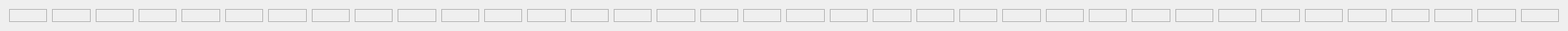
   <widget class="QWidget" name="gridLayoutWidget">
    <property name="geometry">
     <rect>
      <x>10</x>
      <y>10</y>
      <width>1901</width>
      <height>31</height>
     </rect>
    </property>
    <layout class="QGridLayout" name="gridLayout">
     <item row="0" column="10">
      <layout class="QVBoxLayout" name="verticalLayout_9">
       <item>
        <widget class="QLabel" name="label_60">
         <property name="frameShape">
          <enum>QFrame::StyledPanel</enum>
         </property>
         <property name="text">
          <string/>
         </property>
        </widget>
       </item>
      </layout>
     </item>
     <item row="0" column="32">
      <layout class="QVBoxLayout" name="verticalLayout_30">
       <item>
        <widget class="QLabel" name="label_83">
         <property name="frameShape">
          <enum>QFrame::StyledPanel</enum>
         </property>
         <property name="text">
          <string/>
         </property>
        </widget>
       </item>
      </layout>
     </item>
     <item row="0" column="21">
      <layout class="QVBoxLayout" name="verticalLayout_45">
       <item>
        <widget class="QLabel" name="label_72">
         <property name="frameShape">
          <enum>QFrame::StyledPanel</enum>
         </property>
         <property name="text">
          <string/>
         </property>
        </widget>
       </item>
      </layout>
     </item>
     <item row="0" column="31">
      <layout class="QVBoxLayout" name="verticalLayout_29">
       <item>
        <widget class="QLabel" name="label_82">
         <property name="frameShape">
          <enum>QFrame::StyledPanel</enum>
         </property>
         <property name="text">
          <string/>
         </property>
        </widget>
       </item>
      </layout>
     </item>
     <item row="0" column="3">
      <layout class="QVBoxLayout" name="verticalLayout_4">
       <item>
        <widget class="QLabel" name="label">
         <property name="frameShape">
          <enum>QFrame::StyledPanel</enum>
         </property>
         <property name="text">
          <string/>
         </property>
         <property name="alignment">
          <set>Qt::AlignCenter</set>
         </property>
        </widget>
       </item>
      </layout>
     </item>
     <item row="0" column="7">
      <layout class="QVBoxLayout" name="verticalLayout_17">
       <item>
        <widget class="QLabel" name="label_56">
         <property name="frameShape">
          <enum>QFrame::StyledPanel</enum>
         </property>
         <property name="text">
          <string/>
         </property>
         <property name="alignment">
          <set>Qt::AlignCenter</set>
         </property>
        </widget>
       </item>
      </layout>
     </item>
     <item row="0" column="22">
      <layout class="QVBoxLayout" name="verticalLayout_38">
       <item>
        <widget class="QLabel" name="label_73">
         <property name="frameShape">
          <enum>QFrame::StyledPanel</enum>
         </property>
         <property name="text">
          <string/>
         </property>
        </widget>
       </item>
      </layout>
     </item>
     <item row="0" column="6">
      <layout class="QVBoxLayout" name="verticalLayout_16">
       <item>
        <widget class="QLabel" name="label_22">
         <property name="frameShape">
          <enum>QFrame::StyledPanel</enum>
         </property>
         <property name="text">
          <string/>
         </property>
         <property name="alignment">
          <set>Qt::AlignCenter</set>
         </property>
        </widget>
       </item>
      </layout>
     </item>
     <item row="0" column="13">
      <layout class="QVBoxLayout" name="verticalLayout_15">
       <item>
        <widget class="QLabel" name="label_63">
         <property name="frameShape">
          <enum>QFrame::StyledPanel</enum>
         </property>
         <property name="text">
          <string/>
         </property>
        </widget>
       </item>
      </layout>
     </item>
     <item row="0" column="35">
      <layout class="QVBoxLayout" name="verticalLayout_33">
       <item>
        <widget class="QLabel" name="label_86">
         <property name="frameShape">
          <enum>QFrame::StyledPanel</enum>
         </property>
         <property name="text">
          <string/>
         </property>
        </widget>
       </item>
      </layout>
     </item>
     <item row="0" column="33">
      <layout class="QVBoxLayout" name="verticalLayout_31">
       <item>
        <widget class="QLabel" name="label_84">
         <property name="frameShape">
          <enum>QFrame::StyledPanel</enum>
         </property>
         <property name="text">
          <string/>
         </property>
        </widget>
       </item>
      </layout>
     </item>
     <item row="0" column="17">
      <layout class="QVBoxLayout" name="verticalLayout_41">
       <item>
        <widget class="QLabel" name="label_68">
         <property name="frameShape">
          <enum>QFrame::StyledPanel</enum>
         </property>
         <property name="text">
          <string/>
         </property>
        </widget>
       </item>
      </layout>
     </item>
     <item row="0" column="26">
      <layout class="QVBoxLayout" name="verticalLayout_8">
       <item>
        <widget class="QLabel" name="label_77">
         <property name="frameShape">
          <enum>QFrame::StyledPanel</enum>
         </property>
         <property name="text">
          <string/>
         </property>
        </widget>
       </item>
      </layout>
     </item>
     <item row="0" column="9">
      <layout class="QVBoxLayout" name="verticalLayout_11">
       <item>
        <widget class="QLabel" name="label_58">
         <property name="frameShape">
          <enum>QFrame::StyledPanel</enum>
         </property>
         <property name="text">
          <string/>
         </property>
        </widget>
       </item>
      </layout>
     </item>
     <item row="0" column="5">
      <layout class="QVBoxLayout" name="verticalLayout_5">
       <item>
        <widget class="QLabel" name="label_54">
         <property name="frameShape">
          <enum>QFrame::StyledPanel</enum>
         </property>
         <property name="text">
          <string/>
         </property>
         <property name="alignment">
          <set>Qt::AlignCenter</set>
         </property>
        </widget>
       </item>
      </layout>
     </item>
     <item row="0" column="19">
      <layout class="QVBoxLayout" name="verticalLayout_43">
       <item>
        <widget class="QLabel" name="label_70">
         <property name="frameShape">
          <enum>QFrame::StyledPanel</enum>
         </property>
         <property name="text">
          <string/>
         </property>
        </widget>
       </item>
      </layout>
     </item>
     <item row="0" column="27">
      <layout class="QVBoxLayout" name="verticalLayout_25">
       <item>
        <widget class="QLabel" name="label_78">
         <property name="frameShape">
          <enum>QFrame::StyledPanel</enum>
         </property>
         <property name="text">
          <string/>
         </property>
        </widget>
       </item>
      </layout>
     </item>
     <item row="0" column="1">
      <layout class="QVBoxLayout" name="verticalLayout_12">
       <item>
        <widget class="QLabel" name="label_12">
         <property name="frameShape">
          <enum>QFrame::StyledPanel</enum>
         </property>
         <property name="text">
          <string/>
         </property>
        </widget>
       </item>
      </layout>
     </item>
     <item row="0" column="25">
      <layout class="QVBoxLayout" name="verticalLayout_37">
       <item>
        <widget class="QLabel" name="label_76">
         <property name="frameShape">
          <enum>QFrame::StyledPanel</enum>
         </property>
         <property name="text">
          <string/>
         </property>
        </widget>
       </item>
      </layout>
     </item>
     <item row="0" column="8">
      <layout class="QVBoxLayout" name="verticalLayout_18">
       <item>
        <widget class="QLabel" name="label_57">
         <property name="frameShape">
          <enum>QFrame::StyledPanel</enum>
         </property>
         <property name="text">
          <string/>
         </property>
        </widget>
       </item>
      </layout>
     </item>
     <item row="0" column="30">
      <layout class="QVBoxLayout" name="verticalLayout_28">
       <item>
        <widget class="QLabel" name="label_81">
         <property name="frameShape">
          <enum>QFrame::StyledPanel</enum>
         </property>
         <property name="text">
          <string/>
         </property>
        </widget>
       </item>
      </layout>
     </item>
     <item row="0" column="34">
      <layout class="QVBoxLayout" name="verticalLayout_32">
       <item>
        <widget class="QLabel" name="label_85">
         <property name="frameShape">
          <enum>QFrame::StyledPanel</enum>
         </property>
         <property name="text">
          <string/>
         </property>
        </widget>
       </item>
      </layout>
     </item>
     <item row="0" column="24">
      <layout class="QVBoxLayout" name="verticalLayout_47">
       <item>
        <widget class="QLabel" name="label_75">
         <property name="frameShape">
          <enum>QFrame::StyledPanel</enum>
         </property>
         <property name="text">
          <string/>
         </property>
        </widget>
       </item>
      </layout>
     </item>
     <item row="0" column="29">
      <layout class="QVBoxLayout" name="verticalLayout_27">
       <item>
        <widget class="QLabel" name="label_80">
         <property name="frameShape">
          <enum>QFrame::StyledPanel</enum>
         </property>
         <property name="text">
          <string/>
         </property>
        </widget>
       </item>
      </layout>
     </item>
     <item row="0" column="4">
      <layout class="QVBoxLayout" name="verticalLayout_7">
       <item>
        <widget class="QLabel" name="label_53">
         <property name="frameShape">
          <enum>QFrame::StyledPanel</enum>
         </property>
         <property name="text">
          <string/>
         </property>
         <property name="alignment">
          <set>Qt::AlignCenter</set>
         </property>
        </widget>
       </item>
      </layout>
     </item>
     <item row="0" column="0">
      <layout class="QVBoxLayout" name="verticalLayout_21">
       <item>
        <widget class="QLabel" name="label_10">
         <property name="frameShape">
          <enum>QFrame::StyledPanel</enum>
         </property>
         <property name="text">
          <string/>
         </property>
         <property name="alignment">
          <set>Qt::AlignCenter</set>
         </property>
        </widget>
       </item>
      </layout>
     </item>
     <item row="0" column="16">
      <layout class="QVBoxLayout" name="verticalLayout_40">
       <item>
        <widget class="QLabel" name="label_67">
         <property name="frameShape">
          <enum>QFrame::StyledPanel</enum>
         </property>
         <property name="text">
          <string/>
         </property>
        </widget>
       </item>
      </layout>
     </item>
     <item row="0" column="23">
      <layout class="QVBoxLayout" name="verticalLayout_46">
       <item>
        <widget class="QLabel" name="label_74">
         <property name="frameShape">
          <enum>QFrame::StyledPanel</enum>
         </property>
         <property name="text">
          <string/>
         </property>
        </widget>
       </item>
      </layout>
     </item>
     <item row="0" column="18">
      <layout class="QVBoxLayout" name="verticalLayout_42">
       <item>
        <widget class="QLabel" name="label_69">
         <property name="frameShape">
          <enum>QFrame::StyledPanel</enum>
         </property>
         <property name="text">
          <string/>
         </property>
        </widget>
       </item>
      </layout>
     </item>
     <item row="0" column="14">
      <layout class="QVBoxLayout" name="verticalLayout_6">
       <item>
        <widget class="QLabel" name="label_65">
         <property name="frameShape">
          <enum>QFrame::StyledPanel</enum>
         </property>
         <property name="text">
          <string/>
         </property>
        </widget>
       </item>
      </layout>
     </item>
     <item row="0" column="28">
      <layout class="QVBoxLayout" name="verticalLayout_26">
       <item>
        <widget class="QLabel" name="label_79">
         <property name="frameShape">
          <enum>QFrame::StyledPanel</enum>
         </property>
         <property name="text">
          <string/>
         </property>
        </widget>
       </item>
      </layout>
     </item>
     <item row="0" column="12">
      <layout class="QVBoxLayout" name="verticalLayout_14">
       <item>
        <widget class="QLabel" name="label_62">
         <property name="frameShape">
          <enum>QFrame::StyledPanel</enum>
         </property>
         <property name="text">
          <string/>
         </property>
        </widget>
       </item>
      </layout>
     </item>
     <item row="0" column="15">
      <layout class="QVBoxLayout" name="verticalLayout_39">
       <item>
        <widget class="QLabel" name="label_66">
         <property name="frameShape">
          <enum>QFrame::StyledPanel</enum>
         </property>
         <property name="text">
          <string/>
         </property>
        </widget>
       </item>
      </layout>
     </item>
     <item row="0" column="11">
      <layout class="QVBoxLayout" name="verticalLayout_13">
       <item>
        <widget class="QLabel" name="label_61">
         <property name="frameShape">
          <enum>QFrame::StyledPanel</enum>
         </property>
         <property name="text">
          <string/>
         </property>
        </widget>
       </item>
      </layout>
     </item>
     <item row="0" column="20">
      <layout class="QVBoxLayout" name="verticalLayout_44">
       <item>
        <widget class="QLabel" name="label_71">
         <property name="frameShape">
          <enum>QFrame::StyledPanel</enum>
         </property>
         <property name="text">
          <string/>
         </property>
        </widget>
       </item>
      </layout>
     </item>
     <item row="0" column="2">
      <layout class="QVBoxLayout" name="verticalLayout_51">
       <item>
        <widget class="QLabel" name="label_45">
         <property name="frameShape">
          <enum>QFrame::StyledPanel</enum>
         </property>
         <property name="text">
          <string/>
         </property>
        </widget>
       </item>
      </layout>
     </item>
    </layout>
   </widget>
